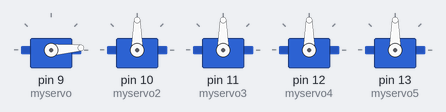
Bench run of a sketch on a simulated Arduino Uno, built with avr-gcc and run on an emulated ATmega328P. Parts: 5 × servo.

Above: at 0.15 s.
At 7.4 s:
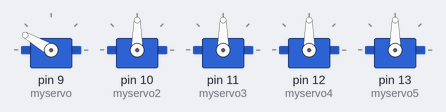
At 11.2 s:
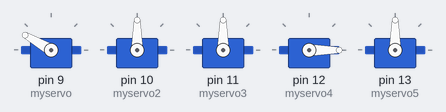
At 15.4 s:
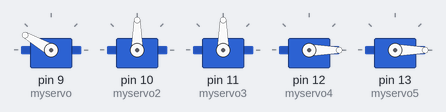
At 23.4 s:
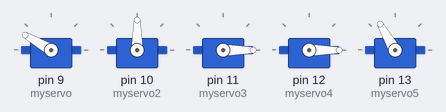
At 29.6 s:
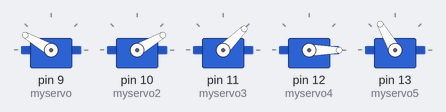
Timing chart, 0 to 40.0 s (numbered marks = the images above):
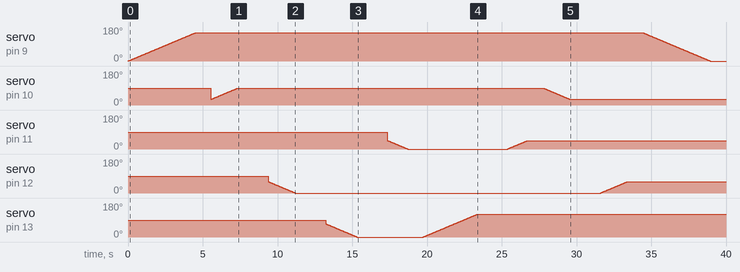

Measured:
- by itself, servo on pin 9 (myservo): rises from 0° to 150° in 4.5 s, then falls to 0° in 34.4 s

The sketch:

Positioning.ino
```cpp
#include <Servo.h>

Servo myservo;
Servo myservo2;
Servo myservo3;
Servo myservo4;
Servo myservo5;

int pos = 0;
int pos2 = 30;
int pos3 = 45;
int pos4 = 60;
int pos5 = 70;

void setup() {
  // put your setup code here, to run once:
myservo.attach(9);
myservo2.attach(10);
myservo3.attach(11);
myservo4.attach(12);
myservo5.attach(13);
}

void loop() {
  // put your main code here, to run repeatedly:

  // Servo 1
  for(pos = 0; pos <= 150; pos += 1) {
    myservo.write(pos);
    delay(30);
  }

  delay(1000);

  //Servo 2
  for(pos2 = 30; pos2 <= 90; pos2 += 1) {
    myservo2.write(pos2);
    delay(30);
  }

  delay(2000);

  //Servo 4
  for(pos4 = 60; pos4 >= 0; pos4 -= 1) {
    myservo4.write(pos4);
    delay(30);
  }

  delay(2000);

  //Servo 5
  for(pos5 = 70; pos5 >= 0; pos5 -= 1) {
    myservo5.write(pos5);
    delay(30);
  }

  delay(2000);

  //Servo 3
  for(pos3 = 45; pos3 >= 0; pos3 -= 1) {
    myservo3.write(pos3);
    delay(30);
  }

  delay(1000);

  //Servo 5
  for(pos5 = 0; pos5 <= 120; pos5 += 1) {
    myservo5.write(pos5);
    delay(30);
  }

  delay(2000);


  //Servo 3
  for(pos3 = 0; pos3 <= 45; pos3 += 1) {
    myservo3.write(pos3);
    delay(30);
  }

  delay(1000);

  //Servo 2
  for(pos2 = 90; pos2 >= 30; pos2 -= 1) {
    myservo2.write(pos2);
    delay(30);
  }

  delay(2000);

  //Servo 4
  for(pos4 = 0; pos4 <= 60; pos4 += 1) {
    myservo4.write(pos4);
    delay(30);
  }

  delay(1000);

  //Servo 1
  for(pos = 150; pos >= 0; pos -= 1) {
    myservo.write(pos);
    delay(30);
  }

  delay(2000);


  //Servo 2
  for(pos2 = 30; pos2 <= 90; pos2 += 1) {
    myservo2.write(pos2);
    delay(30);
  }

  delay(2000);

  //Servo 4
  for(pos4 = 60; pos4 >= 0; pos4 -= 1) {
    myservo4.write(pos4);
    delay(30);
  }

  delay(2000);

  //Servo 3
  for(pos3 = 45; pos3 >= 0; pos3 -= 1) {
    myservo3.write(pos3);
    delay(30);
  }

  delay(2000);

  //Servo 5
  for(pos5 = 70; pos5 >= 0; pos5 -= 1) {
    myservo5.write(pos5);
    delay(30);
  }

  delay(2000);


  //Servo 3
  for(pos3 = 0; pos3 <= 45; pos3 += 1) {
    myservo3.write(pos3);
    delay(30);
  }

  delay(2000);

  //Servo 4
  for(pos4 = 0; pos4 <= 60; pos4 += 1) {
    myservo4.write(pos4);
    delay(30);
  }

  delay(2000);

  //Servo 5
  for(pos5 = 0; pos5 <= 70; pos5 += 1) {
    myservo5.write(pos5);
    delay(30);
  }

  //Servo 2
  for(pos2 = 90; pos2 >= 30; pos2 -= 1) {
    myservo2.write(pos2);
    delay(30);
  }

}
```
